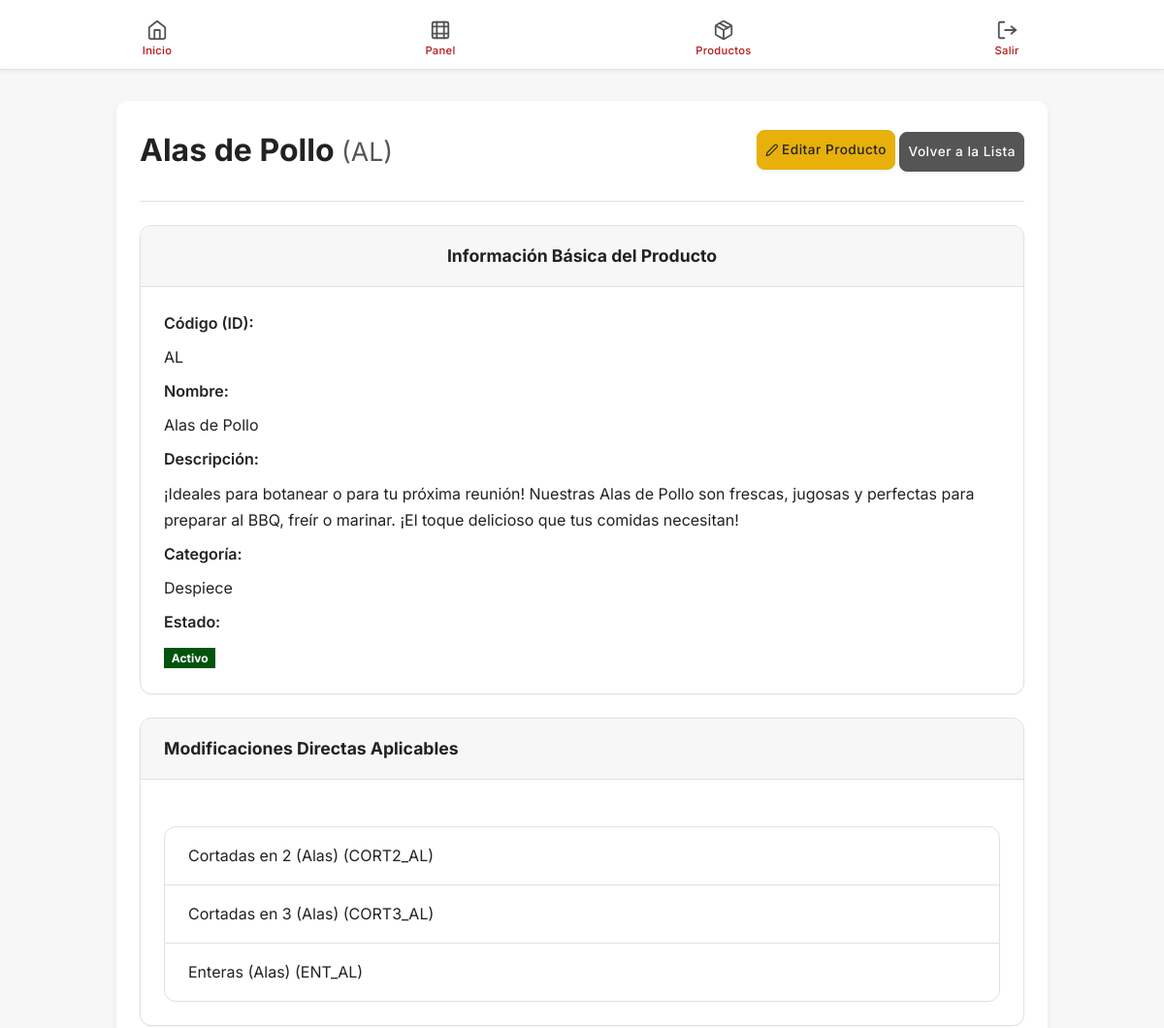
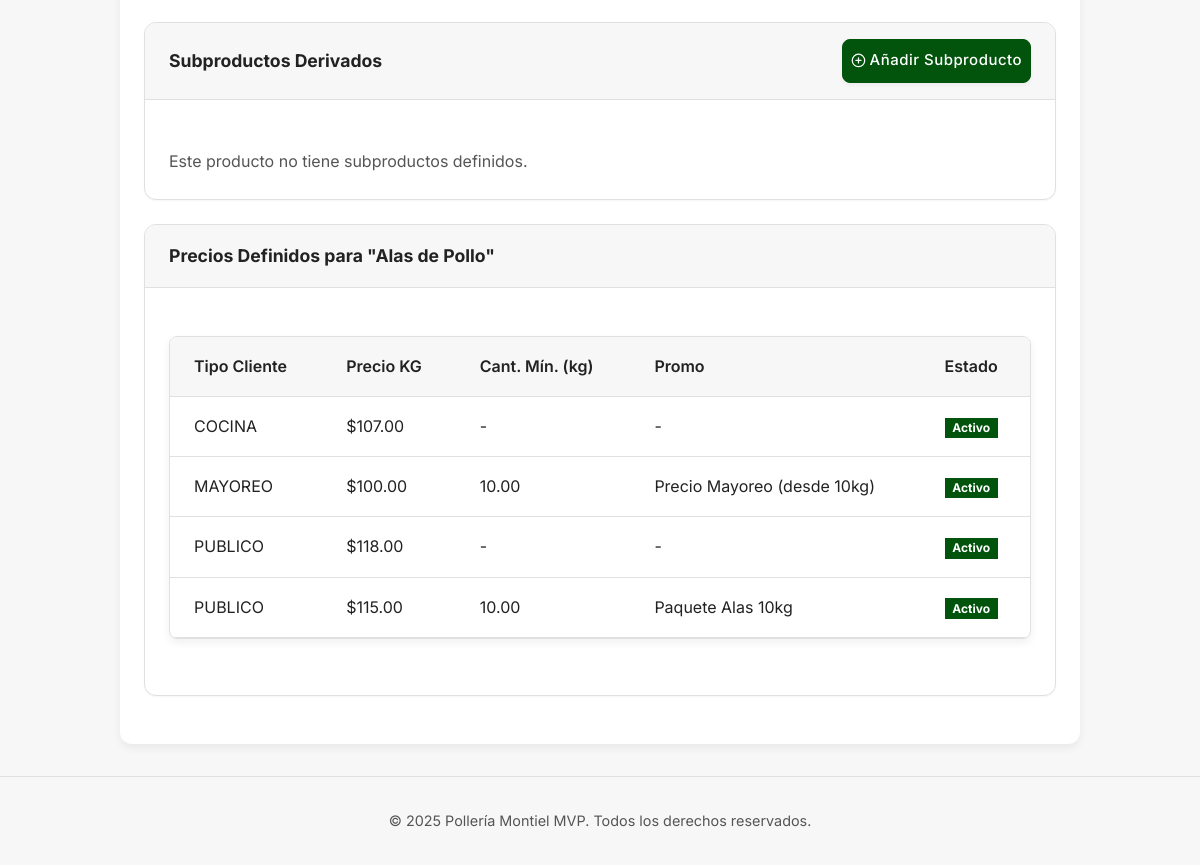
The app's page /productos/ver/AL (signed in) with its own data (2 pictures, top to bottom).
### app/models.py (models this page shows, shortened)
class Producto(db.Model):
    __tablename__ = 'productos'
    id = db.Column(db.String(10), primary_key=True) # Código del producto, ej: 'PECH'
    nombre = db.Column(db.String(100), index=True, unique=True, nullable=False)
    descripcion = db.Column(db.Text, nullable=True)
    categoria = db.Column(db.String(50), index=True, nullable=False) # Ej: 'POLLO_CRUDO', 'MENUDENCIA'
    activo = db.Column(db.Boolean, nullable=False, default=True, index=True)
    subproductos = db.relationship('Subproducto', back_populates='producto_padre', lazy='dynamic', cascade='all, delete-orphan')
    modificaciones_directas = db.relationship(
        'Modificacion',
        secondary=producto_modificacion_association,
        back_populates='productos_asociados',
        lazy='dynamic'
    )
    precios = db.relationship('Precio', foreign_keys='Precio.producto_id', back_populates='producto_base', lazy='dynamic', cascade='all, delete-orphan')

class Modificacion(db.Model):
    __tablename__ = 'modificaciones'
    id = db.Column(db.Integer, primary_key=True)
    codigo_modif = db.Column(db.String(20), unique=True, nullable=False, index=True) # Ej: 'MOLI', 'ASAR'
    nombre = db.Column(db.String(100), nullable=False, index=True)
    descripcion = db.Column(db.Text, nullable=True)
    activo = db.Column(db.Boolean, nullable=False, default=True, index=True)
    productos_asociados = db.relationship(
        'Producto',
        secondary=producto_modificacion_association,
        back_populates='modificaciones_directas',
        lazy='dynamic'
    )
    subproductos_asociados = db.relationship(
        'Subproducto',
        secondary=subproducto_modificacion_association,
        back_populates='modificaciones_aplicables',
        lazy='dynamic'
    )

class Precio(db.Model):
    __tablename__ = 'precios'
    id = db.Column(db.Integer, primary_key=True)
    producto_id = db.Column(db.String(10), db.ForeignKey('productos.id'), nullable=True, index=True)
    subproducto_id = db.Column(db.Integer, db.ForeignKey('subproductos.id'), nullable=True, index=True)
    tipo_cliente = db.Column(db.String(50), nullable=False, index=True) # Ej: 'PUBLICO', 'COCINA'
    precio_kg = db.Column(db.Float, nullable=False)
    cantidad_minima_kg = db.Column(db.Float, nullable=False, default=0.0)
    etiqueta_promo = db.Column(db.String(100), nullable=True)
    fecha_inicio_vigencia = db.Column(db.Date, nullable=True, index=True)
    fecha_fin_vigencia = db.Column(db.Date, nullable=True, index=True)
    activo = db.Column(db.Boolean, nullable=False, default=True, index=True)
    producto_base = db.relationship('Producto', foreign_keys=[producto_id], back_populates='precios')
    subproducto_base = db.relationship('Subproducto', foreign_keys=[subproducto_id], back_populates='precios')
    __table_args__ = (
        CheckConstraint(
            '(producto_id IS NOT NULL AND subproducto_id IS NULL) OR (producto_id IS NULL AND subproducto_id IS NOT NULL)',
            name='chk_precio_target_not_both_or_none' # Nombre ajustado para claridad
        ),
        UniqueConstraint('producto_id', 'tipo_cliente', 'cantidad_minima_kg', name='uq_precio_prod_tipo_cantmin'),
        UniqueConstraint('subproducto_id', 'tipo_cliente', 'cantidad_minima_kg', name='uq_precio_subprod_tipo_cantmin'),
    )

### app/productos/routes.py (the view)
@bp.route('/ver/<string:producto_id>')
@login_required
def ver_producto(producto_id):
    if current_user.rol != 'ADMINISTRADOR': # O el rol que deba tener acceso a ver detalles
        flash('No tienes permiso para ver los detalles de este producto.', 'danger')
        return redirect(url_for('productos.listar_productos'))
    producto = services.obtener_producto_por_id(producto_id)
    if not producto:
        flash(f'Producto con ID "{producto_id}" no encontrado.', 'warning')
        return redirect(url_for('productos.listar_productos'))
    modificaciones_directas = services.obtener_modificaciones_para_producto(producto) # Asumiendo que agregamos esta función al servicio
    subproductos_asociados = services.obtener_subproductos_para_producto(producto)
    precios_del_producto = services.obtener_precios_para_producto(producto)
    return render_template('productos/ver_producto.html',
                           title=f"Detalle: {producto.nombre}",
                           producto=producto,
                           modificaciones=modificaciones_directas,
                           subproductos=subproductos_asociados,
                           precios=precios_del_producto)

### app/models.py (called while the page is built)
@login.user_loader
def load_user(id):
    return db.session.get(Usuario, int(id))

### app/productos/services.py (called while the page is built)
def obtener_producto_por_id(producto_id):
    return db.session.get(Producto, producto_id.upper())

def obtener_subproductos_para_producto(producto):
    return producto.subproductos.order_by(Subproducto.nombre.asc()).all()

def obtener_modificaciones_para_producto(producto):
    return producto.modificaciones_directas.order_by(Modificacion.nombre.asc()).all()

def obtener_precios_para_producto(producto):
    return producto.precios.order_by(Precio.tipo_cliente.asc(), Precio.cantidad_minima_kg.asc()).all()

### app/templates/productos/ver_producto.html (shortened to what this page needs)
{% extends "layouts/base.html" %}
{% block content %}
<main>
    <div class="page-content">
        <div class="header-row">
            <h1>{{ producto.nombre }} <small class="text-secondary-color">({{ producto.id }})</small></h1>
            <div class="form-actions">
                <a href="{{ url_for('productos.editar_producto', producto_id=producto.id) }}" class="btn btn--warning btn--small">
                    <svg xmlns="http://www.w3.org/2000/svg" width="16" height="16" viewBox="0 0 24 24" fill="none" stroke="currentColor" stroke-width="2" stroke-linecap="round" stroke-linejoin="round" class="feather feather-edit-2"><path d="M17 3a2.828 2.828 0 1 1 4 4L7.5 20.5 2 22l1.5-5.5L17 3z"></path></svg>
                    Editar Producto
                </a>
                <a href="{{ url_for('productos.listar_productos') }}" class="btn btn--secondary btn--small">Volver a la Lista</a>
            </div>
        </div>
        <hr class="custom-hr">
        <div class="custom-card">
            <div class="card-header">
                <h4>Información Básica del Producto</h4>
            </div>
            <div class="card-body">
                <dl class="detail-grid">
                    <dt class="detail-grid-label">Código (ID):</dt>
                    <dd class="detail-grid-value">{{ producto.id }}</dd>
                    <dt class="detail-grid-label">Nombre:</dt>
                    <dd class="detail-grid-value">{{ producto.nombre }}</dd>
                    <dt class="detail-grid-label">Descripción:</dt>
                    <dd class="detail-grid-value">{{ producto.descripcion | nl2br if producto.descripcion else '-' }}</dd>
                    <dt class="detail-grid-label">Categoría:</dt>
                    <dd class="detail-grid-value">{{ producto.categoria }}</dd>
                    <dt class="detail-grid-label">Estado:</dt>
                    <dd class="detail-grid-value">
                        {% if producto.activo %}
                            <span class="badge badge--success">Activo</span>
                        {% else %}
                            <span class="badge badge--danger">Inactivo</span>
                        {% endif %}
                    </dd>
                </dl>
            </div>
        </div>
        <div class="custom-card">
            <div class="card-header header-row">
                <h4>Modificaciones Directas Aplicables</h4>
            </div>
            <div class="card-body">
                {% if modificaciones %}
                    <ul class="custom-list custom-list--flush">
                        {% for mod in modificaciones %}
                            <li class="custom-list-item">{{ mod.nombre }} ({{ mod.codigo_modif }})</li>
                        {% endfor %}
                    </ul>
                {% else %}
                    <p class="text-secondary-color">Este producto no tiene modificaciones directas definidas.</p>
                {% endif %}
            </div>
        </div>
        <div class="custom-card">
            <div class="card-header header-row">
                <h4>Subproductos Derivados</h4>
                <a href="{{ url_for('productos.crear_subproducto', producto_padre_id=producto.id) }}" class="btn btn--primary btn--small">
                    Añadir Subproducto
                </a>
            </div>
            <div class="card-body">
                {% if subproductos %}
                    <div class="custom-list">
                        {% for sub in subproductos %}
                            <div class="custom-list-item header-row">
                                <div>
                                    <strong>{{ sub.nombre }}</strong> ({{ sub.codigo_subprod }})
                                    <small class="text-secondary-color d-block">
                                        {% if sub.activo %}Activo{% else %}Inactivo{% endif %}
                                    </small>
                                </div>
                                <div class="actions-cell">
                                    <span class="badge badge--secondary">{{ sub.modificaciones_aplicables.count() }} Mods</span>
                                    <a href="{{ url_for('productos.editar_subproducto', subproducto_id=sub.id) }}" class="btn btn--warning btn--small" title="Editar Subproducto">
                                        <svg xmlns="http://www.w3.org/2000/svg" width="16" height="16" viewBox="0 0 24 24" fill="none" stroke="currentColor" stroke-width="2" stroke-linecap="round" stroke-linejoin="round" class="feather feather-edit-2"><path d="M17 3a2.828 2.828 0 1 1 4 4L7.5 20.5 2 22l1.5-5.5L17 3z"></path></svg>
                                        Editar
                                    </a>
                                </div>
                            </div>
                        {% endfor %}
                    </div>
                {% else %}
                    <p class="text-secondary-color">Este producto no tiene subproductos definidos.</p>
                {% endif %}
            </div>
        </div>
        <div class="custom-card">
            <div class="card-header header-row">
                <h4>Precios Definidos para "{{ producto.nombre }}"</h4>
            </div>
            <div class="card-body">
                {% if precios %}
                    <div class="table-container">
                        <table class="custom-table">
                            <thead>
                                <tr>
                                    <th>Tipo Cliente</th>
                                    <th>Precio KG</th>
                                    <th>Cant. Mín. (kg)</th>
                                    <th>Promo</th>
                                    <th>Estado</th>
                                </tr>
                            </thead>
                            <tbody>
                                {% for precio in precios %}
                                    <tr>
                                        <td>{{ precio.tipo_cliente }}</td>
                                        <td>${{ "%.2f"|format(precio.precio_kg) }}</td>
                                        <td>{{ "%.2f"|format(precio.cantidad_minima_kg) if precio.cantidad_minima_kg > 0 else '-' }}</td>
                                        <td>{{ precio.etiqueta_promo if precio.etiqueta_promo else '-' }}</td>
                                        <td>
                                            {% if precio.activo %}
                                                <span class="badge badge--success">Activo</span>
                                            {% else %}
                                                <span class="badge badge--danger">Inactivo</span>
                                            {% endif %}
                                        </td>
                                    </tr>
                                {% endfor %}
                            </tbody>
                        </table>
                    </div>
                {% else %}
                    <p class="text-secondary-color">No hay precios definidos directamente para este producto.</p>
                {% endif %}
            </div>
        </div>
    </div>
</main>
{% endblock %}

### records on screen
Producto: nombre "Alas de Pollo", id "AL", descripcion "¡Ideales para botanear o para tu próxima reunión! Nuestras Alas de Pollo son frescas, jugosas y perfectas para preparar al BBQ, freír o marinar. ¡El toque delicioso que tus comidas necesitan!", categoria "Despiece"
Modificacion: nombre "Cortadas en 2 (Alas)", codigo_modif "CORT2_AL"
Modificacion: nombre "Cortadas en 3 (Alas)", codigo_modif "CORT3_AL"
Modificacion: nombre "Enteras (Alas)", codigo_modif "ENT_AL"
Precio: tipo_cliente "COCINA", precio_kg "107.00", cantidad_minima_kg "-", etiqueta_promo "-", activo "Activo"
Precio: tipo_cliente "MAYOREO", precio_kg "100.00", cantidad_minima_kg "10.00", etiqueta_promo "Precio Mayoreo (desde 10kg)", activo "Activo"
Precio: tipo_cliente "PUBLICO", precio_kg "118.00", cantidad_minima_kg "-", etiqueta_promo "-", activo "Activo"
Precio: tipo_cliente "PUBLICO", precio_kg "115.00", cantidad_minima_kg "10.00", etiqueta_promo "Paquete Alas 10kg", activo "Activo"
